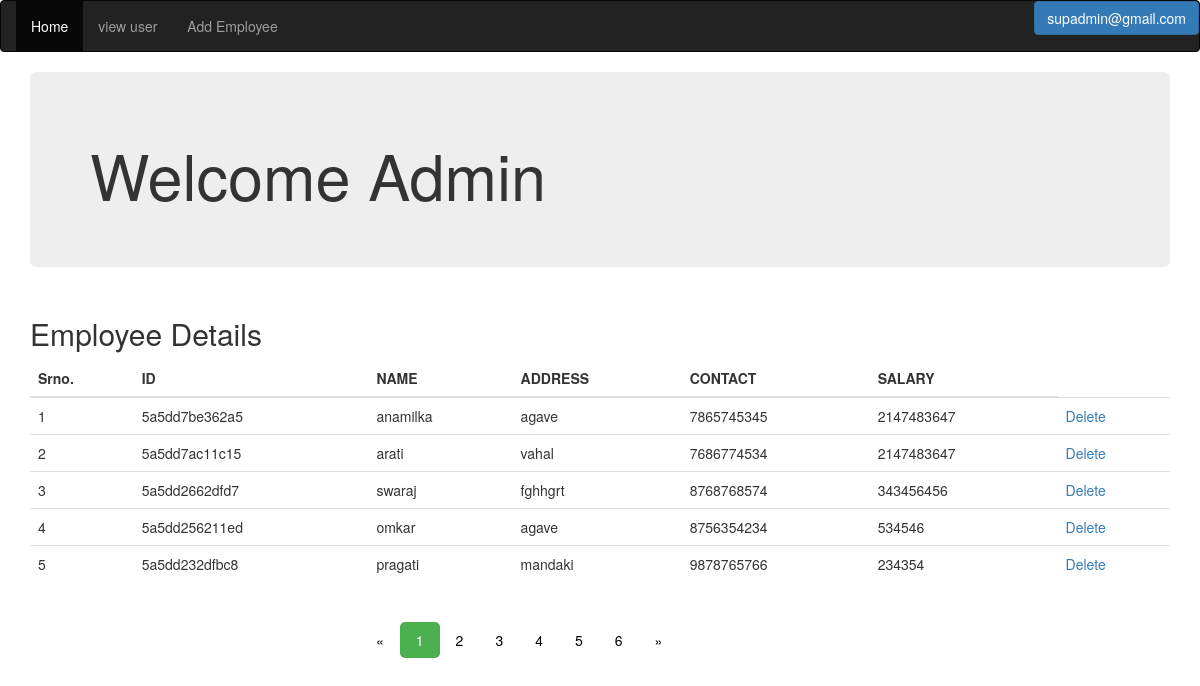
The app's page /admin/navv1.php (signed in) with its own data.
### tables this page shows
CREATE TABLE `add1` (
  `Address_id` int(100) NOT NULL,
  `id` varchar(36) NOT NULL,
  `name` varchar(32) NOT NULL,
  `address` varchar(32) NOT NULL,
  `contact` varchar(10) NOT NULL,
  `salary` int(10) NOT NULL
);

### admin/navv1.php (the view, shortened to what this page needs)
<!DOCTYPE html>
<html lang="en">
    <?php if(isset($_SESSION['flag'])){ ?>
<head>
  <link rel="stylesheet" href="https://maxcdn.bootstrapcdn.com/bootstrap/3.3.7/css/bootstrap.min.css">
</head>
<body>
<nav class="navbar navbar-inverse">
  <div class="container-fluid">
    <ul class="nav navbar-nav">
      <li class="active"><a href="navv1.php">Home</a></li>
      <li class=""><a href="../viewuser.php">view user</a></li>
        <li>  <a href="addemployee_1.php">Add Employee</a></li>
      </ul>
       <ul class="nav  navbar-right">
     <div class="dropdown">
        <button type="button" class="btn btn-primary dropdown-toggle" data-toggle="dropdown"><?php echo $_SESSION['flag'];?></button>
           </div>
        </ul>
      </div>
   </nav>
<div class="container">
    <div class="jumbotron">
          <h1>Welcome Admin</h1>
  </div>
</div>
    <div class="container">
   <h2>Employee Details</h2>
        <?php
$servername = "localhost";
$username = "root";
$password = "";
$dbname = "form";
$conn = new mysqli($servername, $username, $password, $dbname);
$sql = "SELECT * FROM `add1` ORDER BY Address_id desc";
   $result = $conn->query($sql);
?>
</div>
<div class="container">
  <table class="table">
    <thead>
      <tr>
        <th>Srno.</th>
        <th>ID</th>
        <th>NAME</th>
        <th>ADDRESS</th>
        <th>CONTACT</th>
        <th>SALARY</th>
      </tr>
    </thead>
    <tbody>
        <?php $i=0; while($row = $result->fetch_assoc()){ ?>
      <tr>
          <td><?php $i++; echo $i; ?></td>
        <td><?php echo $row['id']; ?></td>
        <td><?php echo $row['name']; ?></td>
        <td><?php echo $row['address']; ?></td>
        <td><?php echo $row['contact']; ?></td>
        <td><?php echo $row['salary']; ?></td>
        <td> <a href="dbdlt.php?id=<?php echo $row['id']; ?>" onclick="return confirm('Do you want to delete this ? ');">Delete</a></td>
      </tr>
      <?php } ?>
    </tbody>
  </table>
</div>
   <div class="pagination">
  <a href="#">&laquo;</a>
  <a href="#" class="active">1</a>
  <a href="#" >2</a>
  <a href="#">3</a>
  <a href="#">4</a>
  <a href="#">5</a>
  <a href="#">6</a>
  <a href="#">&raquo;</a>
  </div>
</body>
    <?php }else header("location:../index.php");?>
</html>

### admin/navv1.php (style rules this page uses)
.pagination { display: inline-block; margin-left: 30%; }
.pagination a { color: black; float: left; padding: 8px 16px; text-decoration: none; }
.pagination a.active { background-color: #4CAF50; color: white; border-radius: 5px; }

### records on screen
add1: id "5a5dd7be362a5", name "anamilka", address "agave", contact "7865745345", salary "2147483647"
add1: id "5a5dd7ac11c15", name "arati", address "vahal", contact "7686774534", salary "2147483647"
add1: id "5a5dd2662dfd7", name "swaraj", address "fghhgrt", contact "8768768574", salary "343456456"
add1: id "5a5dd256211ed", name "omkar", address "agave", contact "8756354234", salary "534546"
add1: id "5a5dd232dfbc8", name "pragati", address "mandaki", contact "9878765766", salary "234354"

### other values on screen
$_SESSION['flag'] "supadmin@gmail.com"
